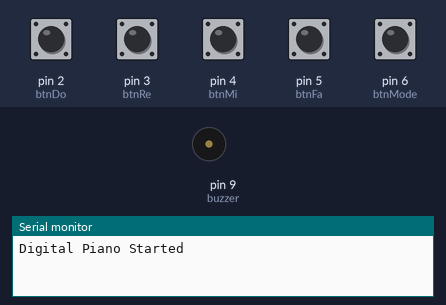
Bench run of a sketch on a simulated Arduino Uno, built with avr-gcc and run on an emulated ATmega328P. Parts: buzzer (waves = sounding), the last lines printed to the serial monitor. The test bench sets the inputs (shaded band); at power-on: pin 2 (btnDo), pin 3 (btnRe), pin 4 (btnMi), pin 5 (btnFa), pin 6 (btnMode) HIGH.

Above: at 1.2 s.
1.3 s: pin 2 (btnDo) pulled LOW for 0.15 s
At 1.37 s:
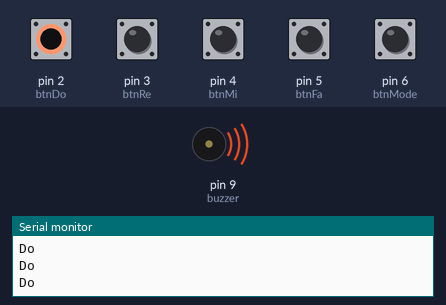
2.9 s: pin 3 (btnRe) pulled LOW for 0.15 s
At 3.4 s:
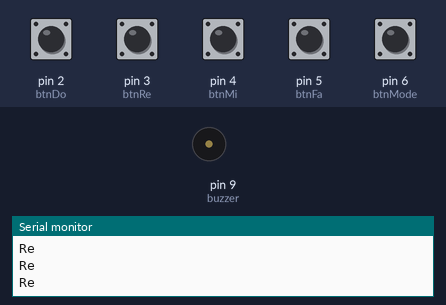
4.5 s: pin 4 (btnMi) pulled LOW for 0.15 s
At 4.57 s:
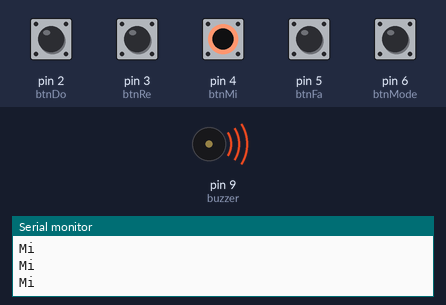
6.1 s: pin 5 (btnFa) pulled LOW for 0.15 s
At 7.1 s:
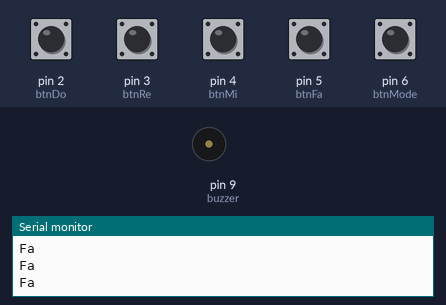
Timing chart, 0 to 9.1 s (numbered marks = the images above; inputs shaded):
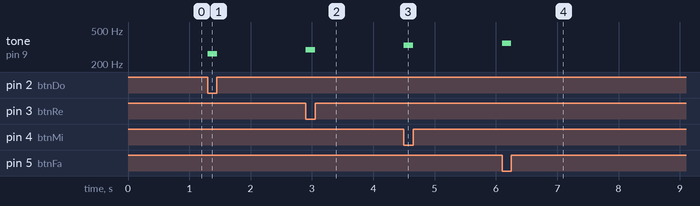

Measured:
- after the input at 1.3 s, tone on pin 9 (buzzer): silent → 262 Hz at once, → silent 0.15 s later
- after the input at 2.9 s, tone on pin 9 (buzzer): silent → 294 Hz at once, → silent 0.15 s later
- after the input at 4.5 s, tone on pin 9 (buzzer): silent → 330 Hz at once, → silent 0.15 s later
- after the input at 6.1 s, tone on pin 9 (buzzer): silent → 349 Hz at once, → silent 0.15 s later

The sketch:

digital_piano.ino
```cpp
int btnDo = 2;
int btnRe = 3;
int btnMi = 4;
int btnFa = 5;
int btnMode = 6;

int buzzer = 9;

bool minorMode = false;

void setup() {
  pinMode(btnDo, INPUT_PULLUP);
  pinMode(btnRe, INPUT_PULLUP);
  pinMode(btnMi, INPUT_PULLUP);
  pinMode(btnFa, INPUT_PULLUP);
  pinMode(btnMode, INPUT_PULLUP);

  pinMode(buzzer, OUTPUT);

  Serial.begin(9600);
  Serial.println("Digital Piano Started");
}

void loop() {

  // Mode toggle button
  if (digitalRead(btnMode) == LOW) {
    minorMode = !minorMode;
    Serial.print("Mode changed: ");
    Serial.println(minorMode ? "Minor" : "Major");
    delay(300);
  }

  bool d = !digitalRead(btnDo);
  bool r = !digitalRead(btnRe);
  bool m = !digitalRead(btnMi);
  bool f = !digitalRead(btnFa);

  // Two buttons pressed → SOL chord
  if ((d + r + m + f) >= 2) {
    tone(buzzer, 392);
    Serial.println("Chord: SOL");
  }
  else if (d) {
    tone(buzzer, minorMode ? 247 : 262);
    Serial.println("Do");
  }
  else if (r) {
    tone(buzzer, minorMode ? 277 : 294);
    Serial.println("Re");
  }
  else if (m) {
    tone(buzzer, minorMode ? 311 : 330);
    Serial.println("Mi");
  }
  else if (f) {
    tone(buzzer, minorMode ? 329 : 349);
    Serial.println("Fa");
  }
  else {
    noTone(buzzer);
  }
}
```
